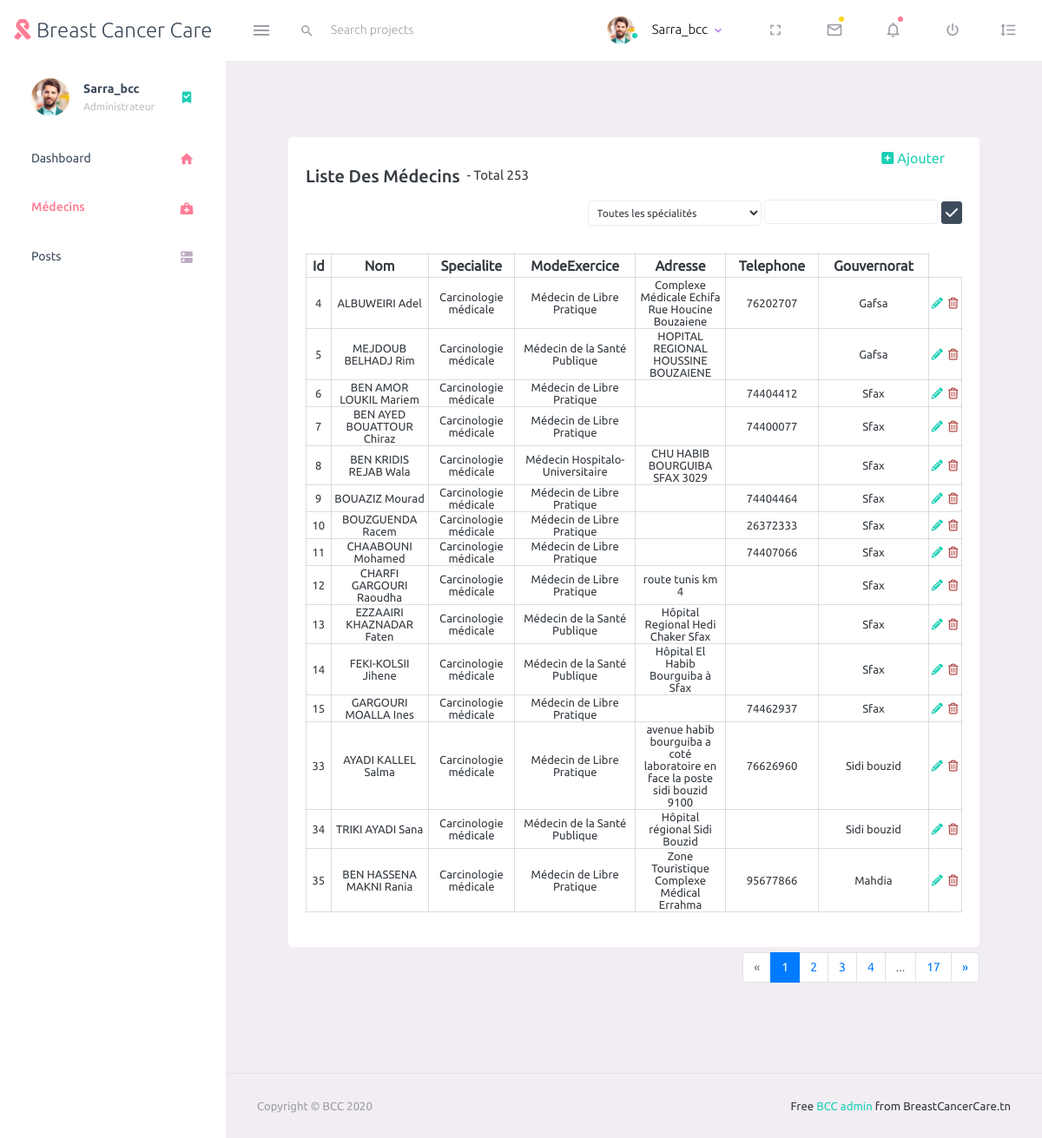
/admin/medecins (signed in), run on the app's committed database.
### myproj/control.py (models this page shows, shortened)
class Docteurs(db.Model):
    __tablename__="med"
    __table_args__ = {'extend_existing': True}
    id=db.Column(db.Integer,primary_key=True)
    nom=db.Column(db.String(100),nullable=False)
    specialite=db.Column(db.String(200),nullable=False)
    modeExercice=db.Column(db.String(100))
    adresse=db.Column(db.Text)
    telephone=db.Column(db.String(200))
    gouvernorat=db.Column(db.String(20),nullable=False)
    maps=db.Column(db.Text)

### myproj/control.py (the view)
@app.route("/admin/medecins",methods=["GET","POST"])
@app.route("/admin/medecins",methods=["GET","POST"])
def tables():
    if 'logged_in' in session:
        keys=Sm().keysDoc()
        page = request.args.get('page', 1, type=int)
        query=Docteurs.query
        values=query.paginate(page=page, per_page=15)
        try:
            if request.method=="GET":
                search="%{}%".format(request.args.get("search"))
                searchSpec=request.args.get('spec')
                if  searchSpec.startswith('Toute') or searchSpec==None :
                    query=Docteurs.query.filter(or_(*Sm().DocFilter_nom_modeex_adresse_tel(search)))
                    values = query.paginate(page=page, per_page=15)
                else :
                    query=Docteurs.query.filter(or_(*Sm().DocFilter_nom_modeex_adresse_tel(search)),Docteurs.specialite==searchSpec)
                    values = query.paginate(page=page, per_page=15)
                return render_template("dashboard/pages/tables/basic-table.html",user=session['username'],roleUser=session['role'],th=keys,values=values,total=len(query.all()))
        except Exception as ex:
            print(ex)
        return render_template("dashboard/pages/tables/basic-table.html",user=session['username'],roleUser=session['role'],th=keys,values=values,total=len(query.all()))
    else:
        abort(403)

### myproj/control.py (called while the page is built)
    def keysDoc(self):
        return tuple(db.session.execute("select * from med").keys())[:-1]

### myproj/templates/dashboard/pages/tables/basic-table.html (shortened to what this page needs)
{% extends "dashboard/pages/charts/chartjs.html" %}
{%block content %}
<div class="content-wrapper">
  <div class="row">
    <div class="col-lg-12 grid-margin stretch-card" style="margin-bottom: 6px;margin-top: 0px;">
      <div class="card">
        <div class="card-body row " style="padding-top: 15px;">
          {%block ajout%}
          <span class="col-12 text-right">
            <a class="text-success ml-2" href="/admin/ajout_docteur"><i class="mr-1 fas fa-plus-square"></i>Ajouter</a></span>
          {%endblock%}
          <h2 class="text-capitalize" style="font-size: 20px;">
            {% block nom %}Liste des médecins{%endblock%}</h2>
          <p class=" ml-2"> - Total {{total}}
          </p>
          <table class="table-bordred col-12 w-100 descTable rounded mt-2">
            {% block formSearch%}
            <form action="" method="get" class="mb-0 ">
              <div class="form-group w-100 text-right">
                <select class="form-select form-select-lg rounded" aria-label=".form-select-lg example"
                    id="spec" name="spec" style="padding: 6px;width: 200px;" required>
                    <option name="all">Toutes les spécialités</option>
                </select>
                <input class="p-1 rounded"type="text" name="search" id="" style="border: 1px solid #ebedf2; width: 200px;">
                <button class="btn btn-dark p-1" type="submit"> <i class="fa fa-check" aria-hidden="true"></i></button>
              </div>
            </form>
            {%endblock%}
            <thead>
              <tr class=" text-center">
                {% for keys in th%}
                <th class="p-1 text-capitalize" style="width: 20px;">{{keys}}</th>
                {%endfor%}
                <th style="border-top: 0;border-left: 0;border-right: 0;"></th>
                <th style="border-top: 0;border-left: 0;border-right: 0;"></th>
              </tr>
            </thead>
            <tbody style="font-size: 13px;">
              {% block table%}
              {% for doc in values.items %}
              <tr class="">
                <td class="text-center" > {{doc.id}} </td>
                <td class="text-center" > {{doc.nom}} </td>
                <td class="text-center">{{doc.specialite}} </td>
                <td class="text-center"> {{doc.modeExercice}} </td>
                <td class="text-center px-1" > {{doc.adresse}} </td>
                <td class="text-center"> {{doc.telephone}} </td>
                <td class="text-center">{{doc.gouvernorat}} </td>
                <td class="text-center nbTa" style="width: 15px;border-right: 0"><a class="text-success" href="/admin/update_docteur/{{doc.id}}"><i class="fa fa-pencil" aria-hidden="true"></i></a>
                </td>
                <td class="text-center nbTa"  style="width: 15px;border-left: 0"><a style="color: rgba(153, 5, 5, 0.753);" href="/admin/deleteDoc/{{doc.id}}"><i class="fa fa-trash-o" aria-hidden="true"></i></a>
                </td>
              </tr>
              {% endfor%}
              {%endblock%}
            </tbody>
          </table>
        </div>
      </div>
    </div>
    {%block pagination %}
    <div class=" mt-0 col-12 ">
      <div class="float-right ">
        <nav aria-label="Page navigation example ">
          <ul class="pagination">
            <li class="page-item
            {% if values.page == 1 %}disabled{% endif %}">
              <a class="page-link" href="{{ url_for('tables', page=values.prev_num) }}" aria-label="Previous">
                <span aria-hidden="true">&laquo;</span>
              </a>
            </li>
            {% for page_num in values.iter_pages(left_edge=1, right_edge=1, left_current=1, right_current=4) %}
            {% if page_num %}
            <li class="page-item
            {% if values.page == page_num %}
            active
            {%endif %}
            ">
              <a class="page-link" href="{{ url_for('tables', page=page_num) }}">{{ page_num }}</a>
            </li>
            {% else %}
            <li class="page-item disabled">
              <a class="page-link" href="{{ url_for('tables', page=page_num) }}"> ...
              </a>
            </li>
            {%endif%}
            {%endfor%}
            <li class="page-item
           ">
              <a class="page-link" href="{{ url_for('tables', page=values.next_num) }}" aria-label="Next">
                <span aria-hidden="true">&raquo;</span>
              </a>
            </li>
          </ul>
        </nav>
      </div>
    </div>
    {%endblock%}
  </div>
</div>
{%endblock%}

### myproj/templates/dashboard/pages/charts/chartjs.html (shortened to what this page needs)
<!DOCTYPE html>
<html lang="en">
<head>
  {% include "dashboard/pages/head.html"%}
</head>
<body>
  <div class="container-scroller">
    <nav class="navbar default-layout-navbar col-lg-12 col-12 p-0 fixed-top d-flex flex-row">
      <div class="text-center navbar-brand-wrapper d-flex align-items-center justify-content-center">
        <a class="navbar-brand brand-logo text-dark " href="/admin/index">
          <i class="fas fa-ribbon text-danger"></i> Breast Cancer Care
        </a>
      </div>
      <div class="navbar-menu-wrapper d-flex align-items-stretch">
        <button class="navbar-toggler navbar-toggler align-self-center" type="button" data-toggle="minimize">
          <span class="mdi mdi-menu"></span>
        </button>
        <div class="search-field d-none d-md-block">
          <form class="d-flex align-items-center h-100" action="#">
            <div class="input-group">
              <div class="input-group-prepend bg-transparent">
                <i class="input-group-text border-0 mdi mdi-magnify"></i>
              </div>
              <input type="text" class="form-control bg-transparent border-0" placeholder="Search projects">
            </div>
          </form>
        </div>
        <ul class="navbar-nav navbar-nav-right">
          <li class="nav-item nav-profile dropdown">
            <a class="nav-link dropdown-toggle" id="profileDropdown" href="#" data-toggle="dropdown"
              aria-expanded="false">
              <div class="nav-profile-img">
                <img src="{{url_for('static',filename='dashboard/assets/images/faces/face1.jpg')}}" alt="image">
                <span class="availability-status online"></span>
              </div>
              <div class="nav-profile-text">
                <p class="mb-1 text-black text-capitalize">{{user}}</p>
              </div>
            </a>
          </li>
          <li class="nav-item d-none d-lg-block full-screen-link">
            <a class="nav-link">
              <i class="mdi mdi-fullscreen" id="fullscreen-button"></i>
            </a>
          </li>
          <li class="nav-item dropdown">
            <a class="nav-link count-indicator dropdown-toggle" id="messageDropdown" href="#" data-toggle="dropdown"
              aria-expanded="false">
              <i class="mdi mdi-email-outline"></i>
              <span class="count-symbol bg-warning"></span>
            </a>
          </li>
          <li class="nav-item dropdown">
            <a class="nav-link count-indicator dropdown-toggle" id="notificationDropdown" href="#"
              data-toggle="dropdown">
              <i class="mdi mdi-bell-outline"></i>
              <span class="count-symbol bg-danger"></span>
            </a>
          </li>
          <li class="nav-item nav-logout d-none d-lg-block">
            <a class="nav-link" href="/admin/logout">
              <i class="mdi mdi-power"></i>
            </a>
          </li>
          <li class="nav-item nav-settings d-none d-lg-block">
            <a class="nav-link" href="#">
              <i class="mdi mdi-format-line-spacing"></i>
            </a>
          </li>
        </ul>
      </div>
    </nav>
    <div class="container-fluid page-body-wrapper">
      <nav class="sidebar sidebar-offcanvas" id="sidebar">
        <ul class="nav">
          <li class="nav-item nav-profile">
            <a href="#" class="nav-link">
              <div class="nav-profile-image">
                <img src="{{url_for('static',filename='dashboard/assets/images/faces/face1.jpg')}}" alt="profile">
              </div>
              <div class="nav-profile-text d-flex flex-column">
                <span class="font-weight-bold mb-2 text-capitalize">{{user}}</span>
                <span class="text-secondary text-small">{{roleUser}}</span>
              </div>
              <i class="mdi mdi-bookmark-check text-success nav-profile-badge"></i>
            </a>
          </li>
          <li class="nav-item">
            <a class="nav-link text-dark " href="/admin/index">
              <span class="menu-title">Dashboard</span>
              <i class="mdi mdi-home menu-icon text-danger"></i>
            </a>
          </li>
          <li class="nav-item">
            <a class="nav-link" href="/admin/medecins">
              <span class="menu-title">Médecins</span>
              <i class="mdi mdi-medical-bag menu-icon"></i>
            </a>
          </li>
          <li class="nav-item">
            <a class="nav-link" href="/admin/posts">
              <span class="menu-title">Posts</span>
              <i class=" mdi mdi-dns menu-icon"></i>
            </a>
          </li>
        </ul>
      </nav>
      <div class="main-panel">
        <div class="content-wrapper">
          {%block content %}{% endblock %}
        </div>
        <footer class="footer">
          <div class="container-fluid clearfix">
            <span class="text-muted d-block text-center text-sm-left d-sm-inline-block">Copyright © BCC
              2020</span>
            <span class="float-none float-sm-right d-block mt-1 mt-sm-0 text-center"> Free <a
                href="https://www.bootstrapdash.com/bootstrap-admin-template/" target="_blank">BCC admin
              </a> from BreastCancerCare.tn</span>
          </div>
        </footer>
      </div>
    </div>
  </div>
</body>
</html>

### myproj/templates/dashboard/pages/head.html (shortened to what this page needs)
<link rel="stylesheet"
  href="{{url_for('static',filename='dashboard/assets/vendors/mdi/css/materialdesignicons.min.css')}}">
<link rel="stylesheet" href="{{url_for('static',filename='dashboard/assets/vendors/css/vendor.bundle.base.css')}}">
<link rel="stylesheet" href="{{ url_for('static', filename='dashboard/assets/css/style.css') }}">

### myproj/templates/dashboard/pages/head.html (style rules this page uses)
.sidebar .nav .nav-item.active > .nav-link .menu-title,.sidebar .nav .nav-item.active > .nav-link i { color: #fe7c96; font-family: "ubuntu-medium", sans-serif; }
.descTable td, .descTable th { border-collapse: collapse; border: 0.5px solid rgba(175, 175, 175, 0.425); }
.nbTa { border: 0; }
.form-select { background-color: white; border: 0; color: #343a40; font-size: 12px; border: 1px solid #ebedf2; padding: 15px; }

### data on the page
Docteurs: id "4", nom "ALBUWEIRI Adel", specialite "Carcinologie médicale", modeExercice "Médecin de Libre Pratique", adresse "Complexe Médicale Echifa Rue Houcine Bouzaiene", telephone "76202707", gouvernorat "Gafsa"
Docteurs: id "5", nom "MEJDOUB BELHADJ Rim", specialite "Carcinologie médicale", modeExercice "Médecin de la Santé Publique", adresse "HOPITAL REGIONAL HOUSSINE BOUZAIENE", gouvernorat "Gafsa"
Docteurs: id "6", nom "BEN AMOR LOUKIL Mariem", specialite "Carcinologie médicale", modeExercice "Médecin de Libre Pratique", telephone "74404412", gouvernorat "Sfax"
Docteurs: id "7", nom "BEN AYED BOUATTOUR Chiraz", specialite "Carcinologie médicale", modeExercice "Médecin de Libre Pratique", telephone "74400077", gouvernorat "Sfax"
Docteurs: id "8", nom "BEN KRIDIS REJAB Wala", specialite "Carcinologie médicale", modeExercice "Médecin Hospitalo-Universitaire", adresse "CHU HABIB BOURGUIBA SFAX 3029", gouvernorat "Sfax"
Docteurs: id "9", nom "BOUAZIZ Mourad", specialite "Carcinologie médicale", modeExercice "Médecin de Libre Pratique", telephone "74404464", gouvernorat "Sfax"
Docteurs: id "10", nom "BOUZGUENDA Racem", specialite "Carcinologie médicale", modeExercice "Médecin de Libre Pratique", telephone "26372333", gouvernorat "Sfax"
Docteurs: id "11", nom "CHAABOUNI Mohamed", specialite "Carcinologie médicale", modeExercice "Médecin de Libre Pratique", telephone "74407066", gouvernorat "Sfax"
Docteurs: id "12", nom "CHARFI GARGOURI Raoudha", specialite "Carcinologie médicale", modeExercice "Médecin de Libre Pratique", adresse "route tunis km 4", gouvernorat "Sfax"
Docteurs: id "13", nom "EZZAAIRI KHAZNADAR Faten", specialite "Carcinologie médicale", modeExercice "Médecin de la Santé Publique", adresse "Hôpital Regional Hedi Chaker Sfax", gouvernorat "Sfax"
Docteurs: id "14", nom "FEKI-KOLSII Jihene", specialite "Carcinologie médicale", modeExercice "Médecin de la Santé Publique", adresse "Hôpital El Habib Bourguiba à Sfax", gouvernorat "Sfax"
Docteurs: id "15", nom "GARGOURI MOALLA Ines", specialite "Carcinologie médicale", modeExercice "Médecin de Libre Pratique", telephone "74462937", gouvernorat "Sfax"
Docteurs: id "33", nom "AYADI KALLEL Salma", specialite "Carcinologie médicale", modeExercice "Médecin de Libre Pratique", adresse "avenue habib bourguiba a coté laboratoire en face la poste sidi bouzid 9100", telephone "76626960", gouvernorat "Sidi bouzid"
Docteurs: id "34", nom "TRIKI AYADI Sana", specialite "Carcinologie médicale", modeExercice "Médecin de la Santé Publique", adresse "Hôpital régional Sidi Bouzid", gouvernorat "Sidi bouzid"
Docteurs: id "35", nom "BEN HASSENA MAKNI Rania", specialite "Carcinologie médicale", modeExercice "Médecin de Libre Pratique", adresse "Zone Touristique Complexe Médical Errahma", telephone "95677866", gouvernorat "Mahdia"

### other printed values
{{ user }} "Sarra_bcc"
{{ roleUser }} "Administrateur"
{{ total }} "253"
{{ keys }} "Id" "Nom" "Specialite" "ModeExercice" "Adresse" "Telephone" "Gouvernorat"
{{ page_num }} "1" "2" "3" "4" "17"
